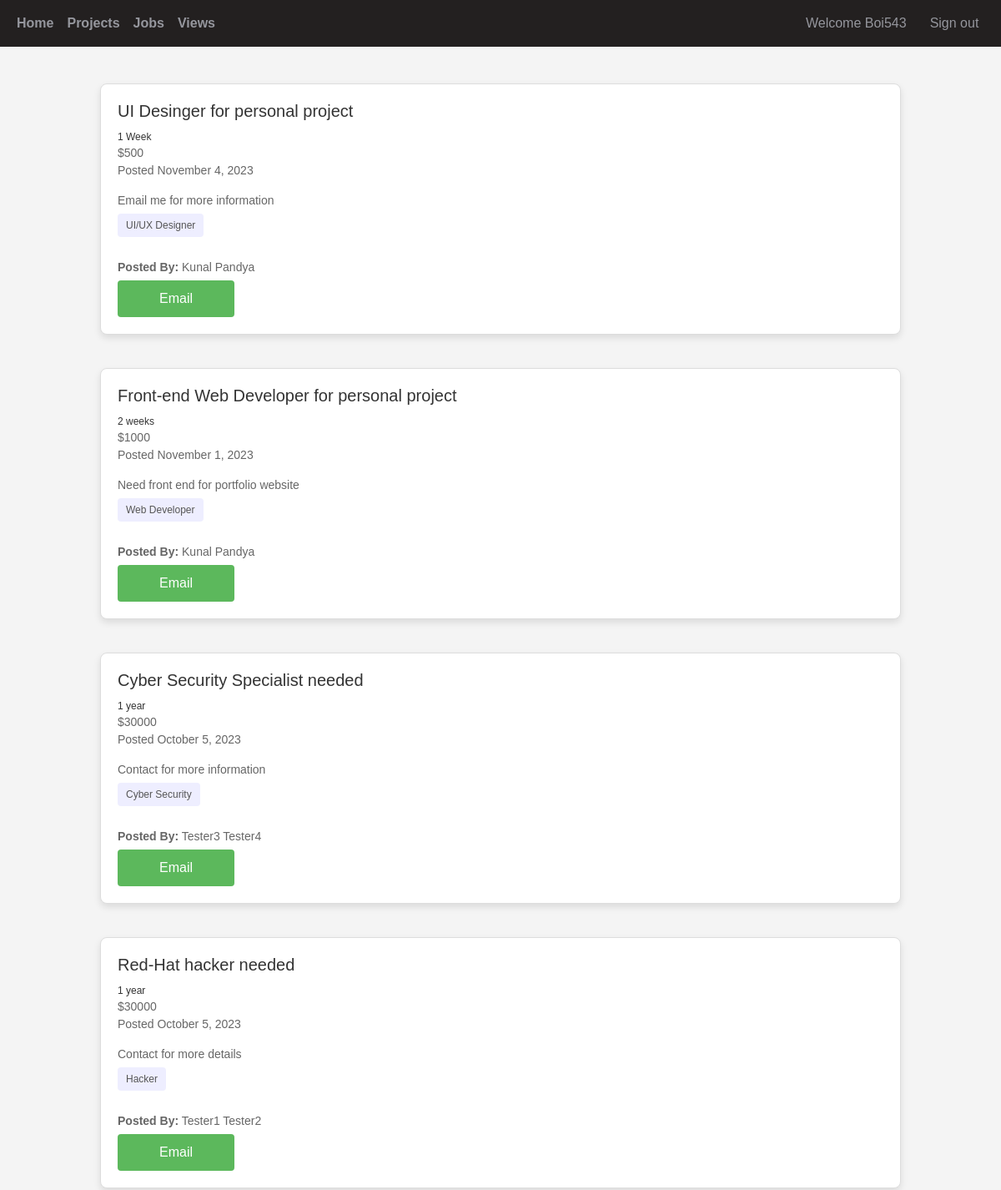
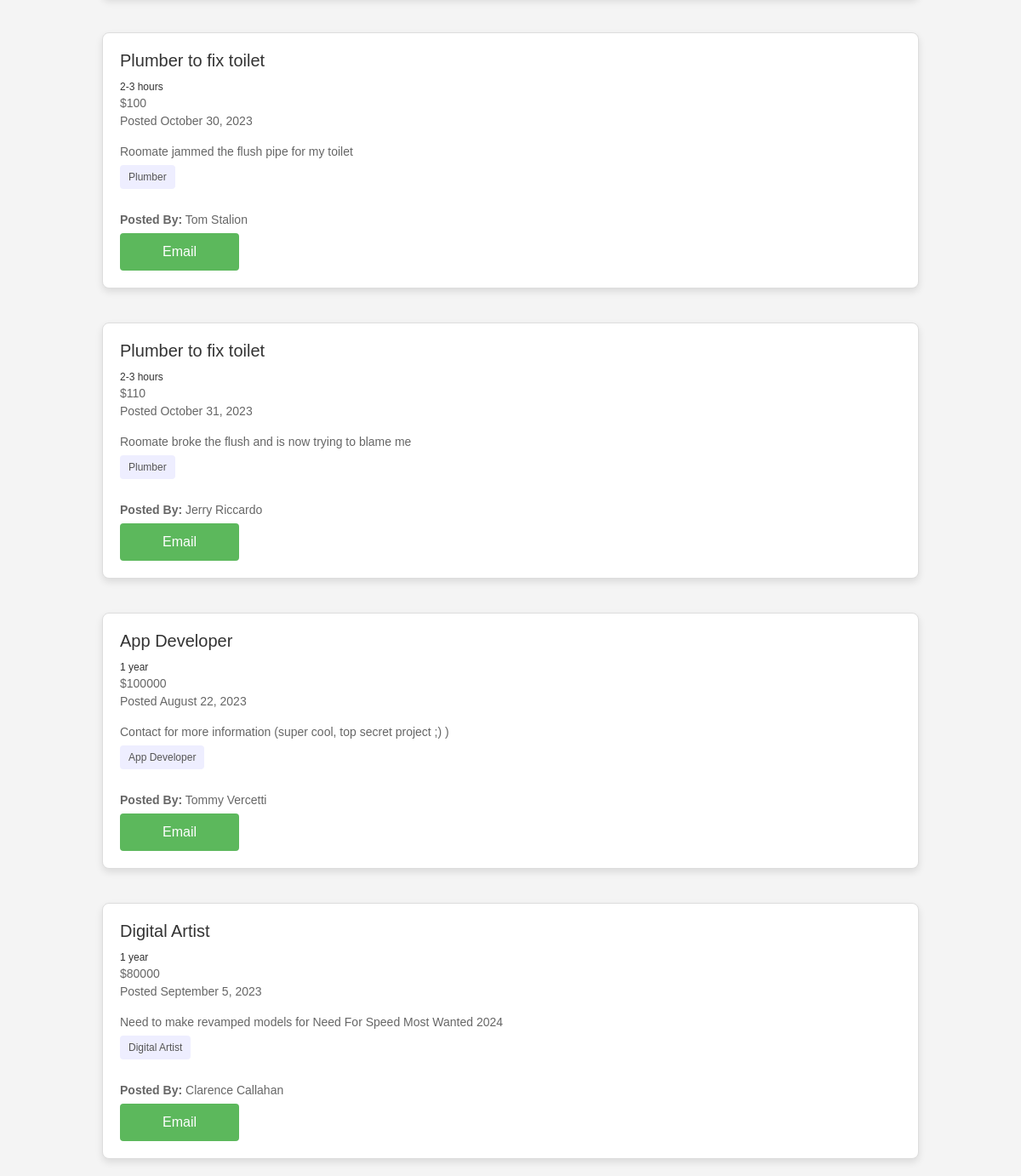
Page /jobpage.php (signed in) on the committed database (2 pictures, top to bottom).
### tables this page shows
CREATE TABLE `jobs` (
  `JobID` int NOT NULL,
  `UserID` int NOT NULL,
  `JobTitle` varchar(256) NOT NULL,
  `JobDescription` varchar(2048) DEFAULT NULL,
  `JobPrice` double NOT NULL,
  `JobDuration` varchar(64) NOT NULL,
  `DatePosted` date NOT NULL,
  PRIMARY KEY (`JobID`),
  UNIQUE KEY `JobID_UNIQUE` (`JobID`),
  KEY `JobUserID_idx` (`UserID`),
  CONSTRAINT `JobUserID` FOREIGN KEY (`UserID`) REFERENCES `users` (`UserID`)
);

CREATE TABLE `users` (
  `UserID` int NOT NULL AUTO_INCREMENT,
  `Username` varchar(128) NOT NULL,
  `Email` varchar(256) NOT NULL,
  `Password` varchar(128) NOT NULL,
  `FirstName` varchar(64) NOT NULL,
  `LastName` varchar(64) NOT NULL,
  `Address` varchar(256) NOT NULL,
  `DOB` date NOT NULL,
  `UserRoleID` int NOT NULL,
  PRIMARY KEY (`UserID`),
  UNIQUE KEY `UserID_UNIQUE` (`UserID`),
  UNIQUE KEY `Username_UNIQUE` (`Username`),
  UNIQUE KEY `email_UNIQUE` (`Email`),
  KEY `UserRoleID_idx` (`UserRoleID`),
  CONSTRAINT `UserRoleID` FOREIGN KEY (`UserRoleID`) REFERENCES `userroles` (`RoleID`) ON DELETE CASCADE ON UPDATE CASCADE
);

### jobpage.php (the view, shortened to what this page needs)
<?php
include 'header.php';
require_once './db/dbh.inc.php';
$sql = "SELECT
    j.JobID,
    j.UserID,
    j.JobTitle,
    j.JobDescription,
    j.JobPrice,
    j.JobDuration,
    j.DatePosted,
    GROUP_CONCAT(DISTINCT sm.SkillName SEPARATOR ', ') AS SkillNames,
    u.FirstName,
    u.LastName,
    u.Email,
    GROUP_CONCAT(DISTINCT t.TagName SEPARATOR ', ') AS TagNames
FROM
    final.jobs j
LEFT JOIN
    final.skillmap sm ON j.JobID = sm.jobID
LEFT JOIN
    final.tagmap tm ON j.JobID = tm.JobID
LEFT JOIN
    final.tags t ON tm.TagID = t.TagID
LEFT JOIN
    final.users u ON j.UserID = u.UserID";
$sql .= " GROUP BY
    j.JobID,
    j.UserID,
    j.JobTitle,
    j.JobDescription,
    j.JobPrice,
    j.JobDuration,
    j.DatePosted";
$stmt = mysqli_stmt_init($conn);
if (!mysqli_stmt_prepare($stmt, $sql)) {
    header("location: ../jobpage.php?error=stmtFailed");
    exit();
}
mysqli_stmt_execute($stmt);
$result = mysqli_stmt_get_result($stmt);
?>
<!DOCTYPE html>
<html lang="en">
<head>
    <link rel="stylesheet" type="text/css" href="./css/jobstyle.css">
</head>
<body>
<div class="d-flex flex-column min-vh-100" style="align-items:center; margin-top:100px;">
<div class='job-container' style='width: 80%;'>
<?php
if ($result->num_rows > 0) {
    while($row = $result->fetch_assoc()) {
        echo "<div class='job-card'>
            <h3>".$row["JobTitle"]."</h3>
            <div class='job-meta'>
                <span>".$row["JobDuration"]."</span>
                <p>$</p<span>".$row["JobPrice"]."</span></br>
                <span>Posted ".date("F j, Y", strtotime($row["DatePosted"]))."</span>
            </div>
            <p>".$row["JobDescription"]."</p>
            <ul class='job-tags'>
                <li>".$row["SkillNames"]."</li>
            </ul>
            <p><strong>Posted By:</strong> ".$row["FirstName"]." ".$row["LastName"]."</p>
            <a href='mailto:".$row["Email"]."?subject=Regarding Project: ".$row["JobTitle"]."'><button>Email</button></a>
        </div>";
    }
    echo "</div>";
} else {
    echo "<p>0 results found</p>";
}
?>
</div>
</body>
</html>

### css/jobstyle.css (style rules this page uses)
body { font-family: "Arial", sans-serif; background-color: #f4f4f4; margin: 0; align-items: center; }
.job-container { width: 50%; display: flex; flex-wrap: wrap; gap: 20px; justify-content: left; }
.job-card { border: 1px solid #ddd; border-radius: 8px; box-shadow: 0 4px 8px rgba(0, 0, 0, 0.1); padding: 20px; background-color: #fff; width: 100%; margin-bottom: 20px; max-height: 350px; min-width: 50%; }
.job-card h3 { color: #333; font-size: 20px; margin-bottom: 10px; }
.job-card p { color: #666; font-size: 14px; line-height: 1.5; margin-bottom: 5px; }
.job-card .job-meta { color: #333; font-size: 12px; margin-bottom: 15px; }
.job-card .job-meta span { display: inline-block; margin-right: 10px; }
.job-card .job-tags { padding: 0; list-style: none; }
.job-card .job-tags li { display: inline-block; background-color: #eef; border-radius: 4px; padding: 5px 10px; margin-right: 5px; font-size: 12px; color: #555; margin-bottom: 10px; }
.job-card button { background-color: #5cb85c; color: white; border: none; border-radius: 4px; padding: 10px 50px; cursor: pointer; font-size:1em; }

### rows in the picture
jobs: JobTitle "UI Desinger for personal project", JobDuration "1 Week", JobPrice "500", DatePosted "November 4, 2023", JobDescription "Email me for more information", SkillNames "UI/UX Designer", UserID.FirstName "Kunal", UserID.LastName "Pandya"
jobs: JobTitle "Front-end Web Developer for personal project", JobDuration "2 weeks", JobPrice "1000", DatePosted "November 1, 2023", JobDescription "Need front end for portfolio website", SkillNames "Web Developer", UserID.FirstName "Kunal", UserID.LastName "Pandya"
jobs: JobTitle "Cyber Security Specialist needed", JobDuration "1 year", JobPrice "30000", DatePosted "October 5, 2023", JobDescription "Contact for more information", SkillNames "Cyber Security", UserID.FirstName "Tester3", UserID.LastName "Tester4"
jobs: JobTitle "Red-Hat hacker needed", JobDuration "1 year", JobPrice "30000", DatePosted "October 5, 2023", JobDescription "Contact for more details", SkillNames "Hacker", UserID.FirstName "Tester1", UserID.LastName "Tester2"
jobs: JobTitle "Plumber to fix toilet", JobDuration "2-3 hours", JobPrice "100", DatePosted "October 30, 2023", JobDescription "Roomate jammed the flush pipe for my toilet", SkillNames "Plumber", UserID.FirstName "Tom", UserID.LastName "Stalion"
jobs: JobTitle "Plumber to fix toilet", JobDuration "2-3 hours", JobPrice "110", DatePosted "October 31, 2023", JobDescription "Roomate broke the flush and is now trying to blame me", SkillNames "Plumber", UserID.FirstName "Jerry", UserID.LastName "Riccardo"
jobs: JobTitle "App Developer", JobDuration "1 year", JobPrice "100000", DatePosted "August 22, 2023", JobDescription "Contact for more information (super cool, top secret project ;) )", SkillNames "App Developer", UserID.FirstName "Tommy", UserID.LastName "Vercetti"
jobs: JobTitle "Digital Artist", JobDuration "1 year", JobPrice "80000", DatePosted "September 5, 2023", JobDescription "Need to make revamped models for Need For Speed Most Wanted 2024", SkillNames "Digital Artist", UserID.FirstName "Clarence", UserID.LastName "Callahan"

### other values in the picture
$_SESSION["username"] "Boi543"
